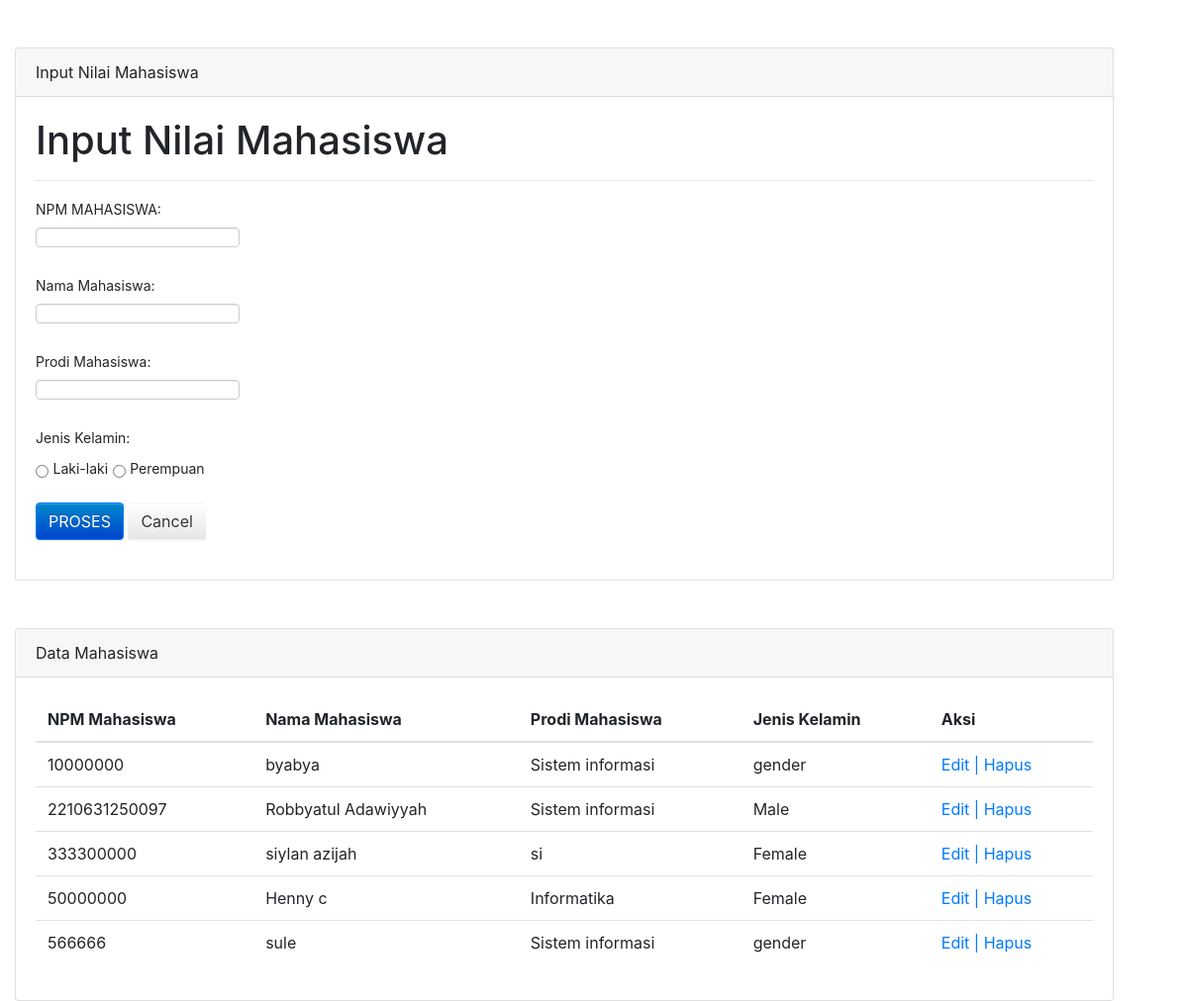
The app's page /UAS/index.php with its own data.
### tables this page shows
CREATE TABLE `mahasiswa` (
  `npm` varchar(20) NOT NULL,
  `name` varchar(100) NOT NULL,
  `prodi` varchar(100) NOT NULL,
  `gender` varchar(255) NOT NULL
);

### UAS/read.php (the view, shortened to what this page needs)
<?php
include 'db.php';
$sql = "SELECT * FROM mahasiswa";
$result = mysqli_query($conn, $sql);
if (mysqli_num_rows($result) > 0) {
    while ($row = mysqli_fetch_assoc($result)) {
        echo "<tr>
                <td>".$row['npm']."</td>
                <td>".$row['name']."</td>
                <td>".$row['prodi']."</td>
                <td>".$row['gender']."</td>
                <td>
                    <a href='update.php?edit=".$row['npm']."' >Edit |</a>
                    <a href='process.php?delete=".$row['npm']."''>Hapus</a>
                </td>
              </tr>";
    }
} else {
    echo "<tr><td colspan='5'>Tidak ada data</td></tr>";
}
?>

### UAS/index.php (shortened to what this page needs)
<!DOCTYPE html>
<html lang="en">
<head>
    <link href="library/bootstrap/css/bootstrap.min.css" rel="stylesheet" media="screen">
    <link href="https://maxcdn.bootstrapcdn.com/bootstrap/4.0.0/css/bootstrap.min.css" rel="stylesheet">
</head>
<body>
    <div class="container mt-5">
        <div class="card">
        <div class="card-header">
                Input Nilai Mahasiswa
            </div>
            <div class="card-body">
                <h1>Input Nilai Mahasiswa</h1>
                <hr>
                <form action="process.php" method="POST">
                    <div class="form-group">
                        <label for="npm">NPM MAHASISWA:</label> <br>
                        <input type="text" class="" id="npm" name="npm" required>
                    </div>
                    <div class="form-group">
                        <label for="name">Nama Mahasiswa:</label> <br>
                        <input type="text" class="" id="name" name="name" required>
                    </div>
                    <div class="form-group">
                        <label for="prodi">Prodi Mahasiswa:</label> <br>
                        <input type="text" class="" id="prodi" name="prodi" required>
                    </div>
                    <div class="form-group">
                        <label>Jenis Kelamin:</label> <br>
                        <input type="radio" id="gender" name="gender" value="gender" required>
                        <label for="gender">Laki-laki</label>
                        <input type="radio" id="Perempuan" name="gender" value="Perempuan" required>
                        <label for="Perempuan">Perempuan</label>
                    </div>
                    <button type="submit" class="btn btn-primary" name="create">PROSES</button>
                    <button type="reset" class="btn">Cancel</button>
                </form>
            </div>
            </div>
        <div class="card mt-5">
            <div class="card-header">
                Data Mahasiswa
            </div>
            <div class="card-body">
                <table class="table">
                    <thead>
                        <tr>
                            <th>NPM Mahasiswa</th>
                            <th>Nama Mahasiswa</th>
                            <th>Prodi Mahasiswa</th>
                            <th>Jenis Kelamin</th>
                            <th>Aksi</th>
                        </tr>
                    </thead>
                    <tbody>
                        <?php
                        include 'read.php';
                        ?>
                    </tbody>
                </table>
            </div>
        </div>
    </div>
</body>
</html>

### UAS/index.php (style rules this page uses)
.table { text-align: left; }
.card-body, .card-header { text-align: left; }
.container { margin-left: 0; }

### records on screen
mahasiswa: npm "10000000", name "byabya", prodi "Sistem informasi", gender "gender"
mahasiswa: npm "2210631250097", name "Robbyatul Adawiyyah", prodi "Sistem informasi", gender "Male"
mahasiswa: npm "333300000", name "siylan azijah", prodi "si", gender "Female"
mahasiswa: npm "50000000", name "Henny c", prodi "Informatika", gender "Female"
mahasiswa: npm "566666", name "sule", prodi "Sistem informasi", gender "gender"
